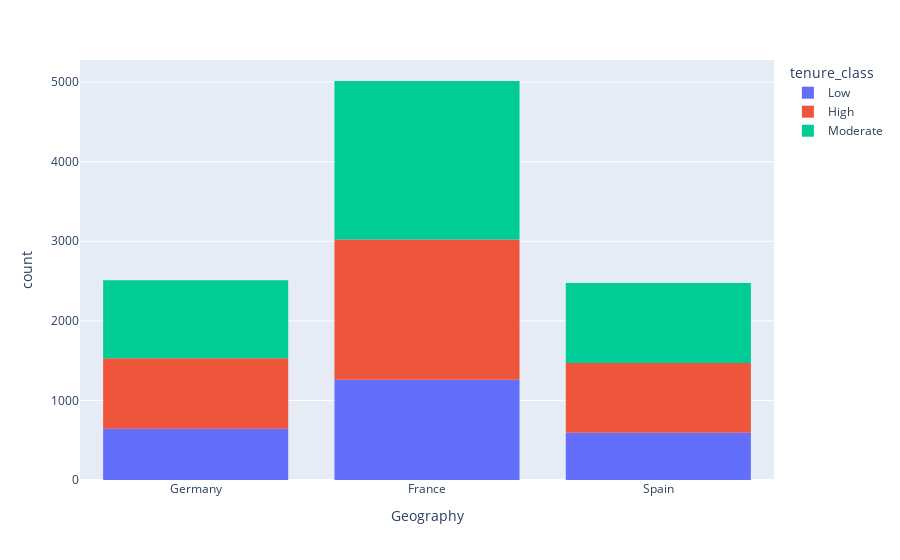

Write notebook code for a chart like this one.
### Markdown cell above
<h2> For the analysis we first see that we have data from three different nations: Germany, Spain, France.<br>
Due to the cultural differences, it makes sense that we make conclusions for each nation instead of making any conclusion on the whole dataset without taking into the account the geography</h2>

### Code cell
import plotly.express as px
px.histogram(data, x = data['Geography'], color = data['tenure_class'])

### Figure 1 — Plotly figure (JSON) as saved in the notebook; plotly's stock layout.template omitted (floating-point values rounded to 4 significant figures; data arrays with more than 128 entries replaced by an {"elided": "..."} marker saying what was removed)
{"data": [{"alignmentgroup": "True", "bingroup": "x", "hovertemplate": "tenure_class=Low<br>Geography=%{x}<br>count=%{y}<extra></extra>", "legendgroup": "Low", "marker": {"color": "#636efa"}, "name": "Low", "offsetgroup": "Low", "orientation": "v", "showlegend": true, "type": "histogram", "x": {"elided": "2496 str values"}, "xaxis": "x", "yaxis": "y"}, {"alignmentgroup": "True", "bingroup": "x", "hovertemplate": "tenure_class=High<br>Geography=%{x}<br>count=%{y}<extra></extra>", "legendgroup": "High", "marker": {"color": "#EF553B"}, "name": "High", "offsetgroup": "High", "orientation": "v", "showlegend": true, "type": "histogram", "x": {"elided": "3527 str values"}, "xaxis": "x", "yaxis": "y"}, {"alignmentgroup": "True", "bingroup": "x", "hovertemplate": "tenure_class=Moderate<br>Geography=%{x}<br>count=%{y}<extra></extra>", "legendgroup": "Moderate", "marker": {"color": "#00cc96"}, "name": "Moderate", "offsetgroup": "Moderate", "orientation": "v", "showlegend": true, "type": "histogram", "x": {"elided": "3977 str values"}, "xaxis": "x", "yaxis": "y"}], "layout": {"barmode": "relative", "legend": {"title": {"text": "tenure_class"}, "tracegroupgap": 0}, "margin": {"t": 60}, "xaxis": {"anchor": "y", "domain": [0, 1], "title": {"text": "Geography"}}, "yaxis": {"anchor": "x", "domain": [0, 1], "title": {"text": "count"}}}}
